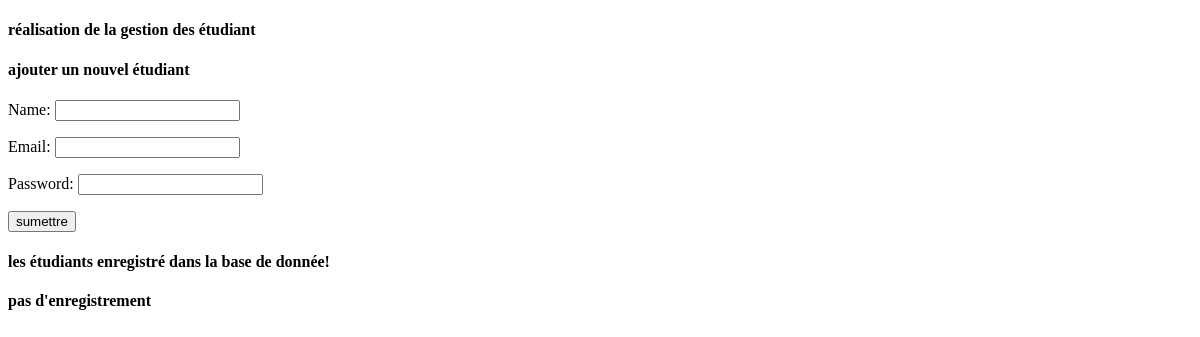
The app's page /enregistrement/, older data.
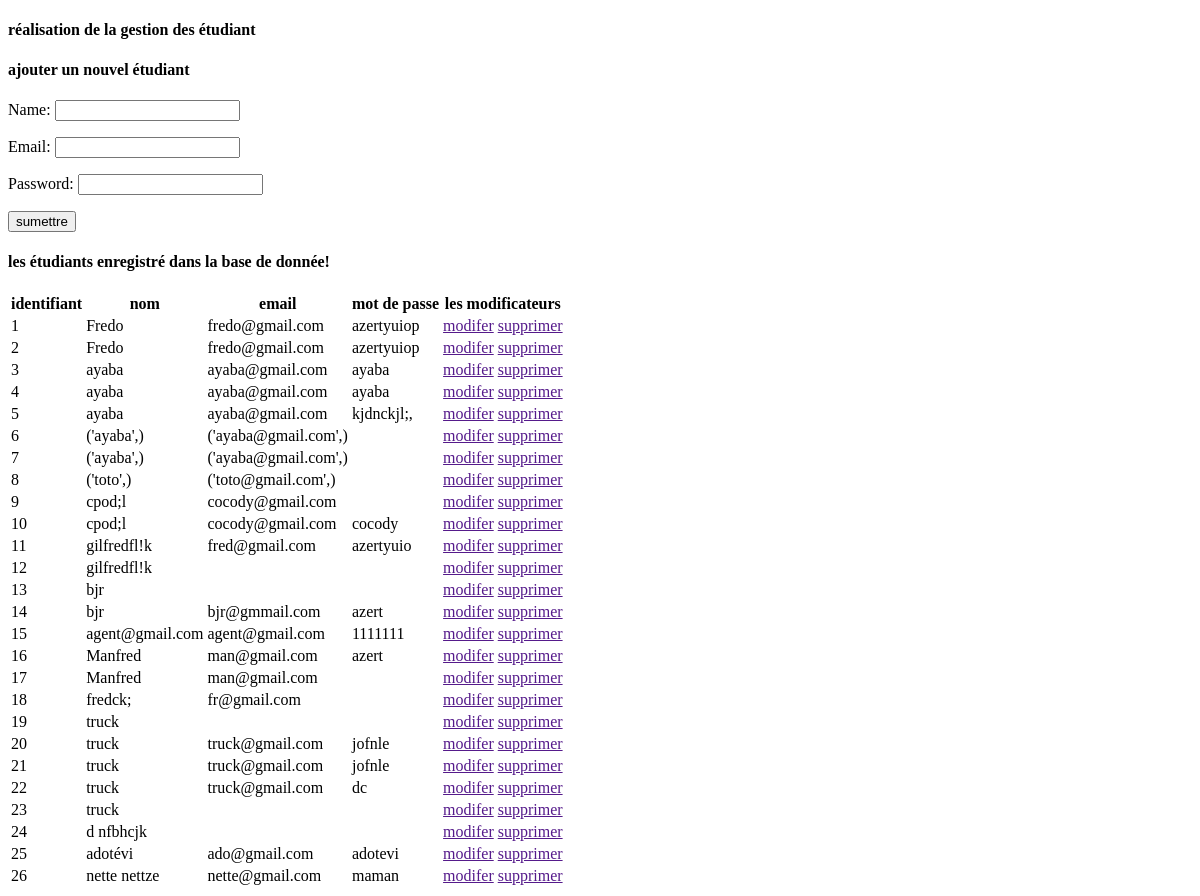
The same page, newer data.
### etudiant/models.py (models this page shows)
class User(models.Model):
    name= models.CharField(max_length=70)
    email= models.CharField(max_length=80)
    password= models.CharField(max_length=100)

### etudiant/views.py (the view)
# urls.py: path('enregistrement/',views.show, name = "affichage"),
def show(request):
    if request.method == 'POST':
        fm =Student_registrations(request.POST)
        if fm.is_valid():
            nettoyer_nom= fm.cleaned_data['name']
            nettoyer_email= fm.cleaned_data['email']
            nettoyer_password= fm.cleaned_data['password']
            reg= User(name=nettoyer_nom, email=nettoyer_email, password=nettoyer_password)
            reg.save()
            fm= Student_registrations()
    else:
        fm =Student_registrations()
    student= User.objects.all()
    return render(request, 'etudiant/affichage.html', {'form':fm, 'etudiant':student})

### etudiant/forms.py
class Student_registrations(forms.ModelForm):
    class Meta:
        model = User
        fields = ['name','email','password']
        widgets={
            'name': forms.TextInput(attrs={'class':'form-control'}),
            'email': forms.EmailInput(attrs={'class':'form-control'}),
            'password': forms.PasswordInput(attrs={'class':'form-control'}),
        }

### etudiant/templates/etudiant/affichage.html (shortened to what this page needs)
{% extends 'etudiant/base.html'%}
{% block content%}
<h4>ajouter un nouvel étudiant</h4>
<form action="" method="POST">
    {{form.as_p}}
    <button type="submit">sumettre</button>
</form>
<div>
    <h4>les étudiants enregistré dans la base de donnée!</h4>
    {%if etudiant %}
        <table>
            <thead>
                <tr>
                    <th>identifiant</th>
                    <th>nom</th>
                    <th>email</th>
                    <th>mot de passe</th>
                    <th>les modificateurs</th>
                </tr>
            </thead>
            <tbody>
                {%for etud in etudiant%}
                <tr>
                    <td>{{etud.id}}</td>
                    <td>{{etud.name}}</td>
                    <td>{{etud.email}}</td>
                    <td>{{etud.password}}</td>
                    <td>
                        <a href="">modifer</a>
                        <a href="">supprimer</a>
                    </td>
                </tr>
                {% endfor %}
            </tbody>
        </table>
    {%else%}
        <h4>pas d'enregistrement</h4>
    {%endif%}
</div>
{%endblock content%}

### etudiant/templates/etudiant/base.html (shortened to what this page needs)
<!DOCTYPE html>
<html lang="en">
<head>
</head>
<body>
    <div>
        <h4>réalisation de la gestion des étudiant</h4>
        {%block content%}
        {%endblock content%}
    </div>
</body>
</html>

Row changes from the older to the newer data that the page shows:
added User: id "1", name "Fredo", email "fredo@gmail.com", password "azertyuiop"
added User: id "2", name "Fredo", email "fredo@gmail.com", password "azertyuiop"
added User: id "3", name "ayaba", email "ayaba@gmail.com", password "ayaba"
added User: id "4", name "ayaba", email "ayaba@gmail.com", password "ayaba"
added User: id "5", name "ayaba", email "ayaba@gmail.com", password "kjdnckjl;,"
added User: id "6", name "('ayaba',)", email "('ayaba@gmail.com',)"
added User: id "7", name "('ayaba',)", email "('ayaba@gmail.com',)"
added User: id "8", name "('toto',)", email "('toto@gmail.com',)"
added User: id "9", name "cpod;l", email "cocody@gmail.com"
added User: id "10", name "cpod;l", email "cocody@gmail.com", password "cocody"
added User: id "11", name "gilfredfl!k", email "fred@gmail.com", password "azertyuio"
added User: id "12", name "gilfredfl!k"
added User: id "13", name "bjr"
added User: id "14", name "bjr", email "bjr@gmmail.com", password "azert"
added User: id "15", name "agent@gmail.com", email "agent@gmail.com", password "1111111"
added User: id "16", name "Manfred", email "man@gmail.com", password "azert"
added User: id "17", name "Manfred", email "man@gmail.com"
added User: id "18", name "fredck;", email "fr@gmail.com"
added User: id "19", name "truck"
added User: id "20", name "truck", email "truck@gmail.com", password "jofnle"
added User: id "21", name "truck", email "truck@gmail.com", password "jofnle"
added User: id "22", name "truck", email "truck@gmail.com", password "dc"
added User: id "23", name "truck"
added User: id "24", name "d nfbhcjk"
added User: id "25", name "adotévi", email "ado@gmail.com", password "adotevi"
added User: id "26", name "nette nettze", email "nette@gmail.com", password "maman"
Text that changed along with them:
text no longer shown: "pas d'enregistrement"
text now shown: "identifiant nom email mot de passe les modificateurs"
